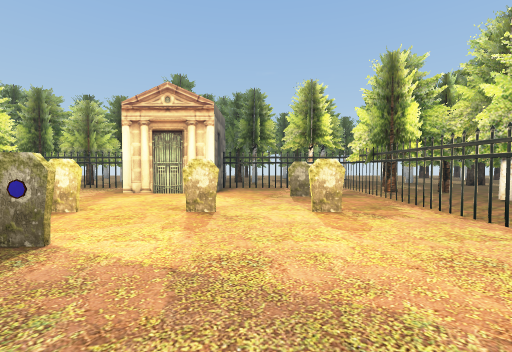
view 1 (above)

14 first-person views from a walk through a Unity game level. The camera is 1.5 m above the floor, tilts 2° down and sees 90° across. The floor is counted in squares, 2 m on a side. Each view is taken from the middle of a square. On the plan, view 1 faces up. The plan holds only what a view shows up to about 9 squares ahead; the rest is blank. The place goes on beyond the plan. The player character is not drawn.

view 2
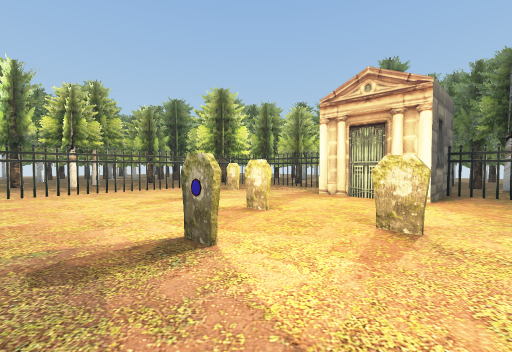

view 3
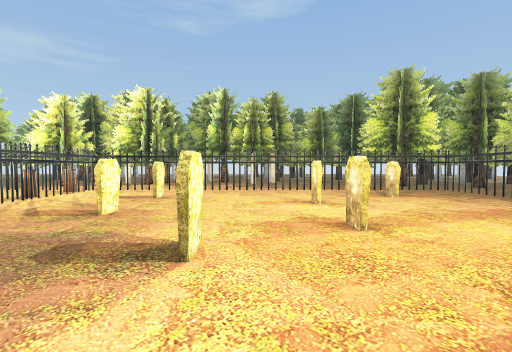

view 4
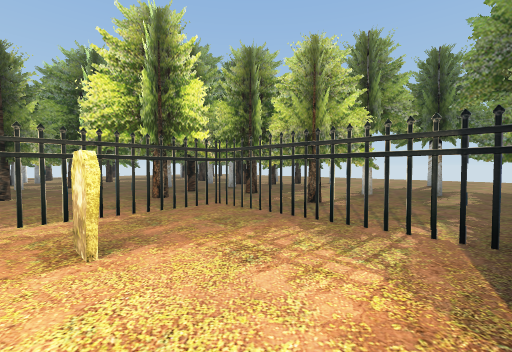

view 5
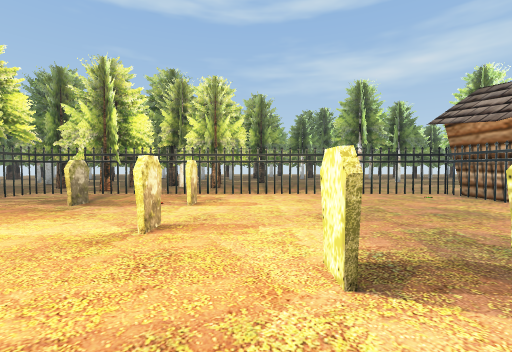

view 6
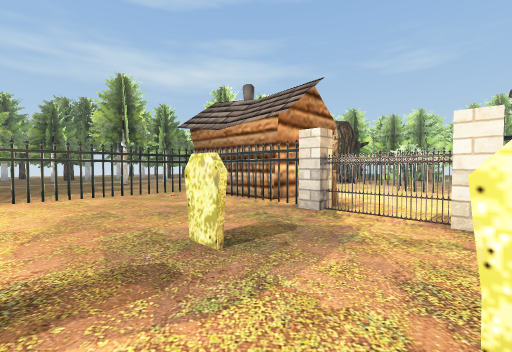

view 7
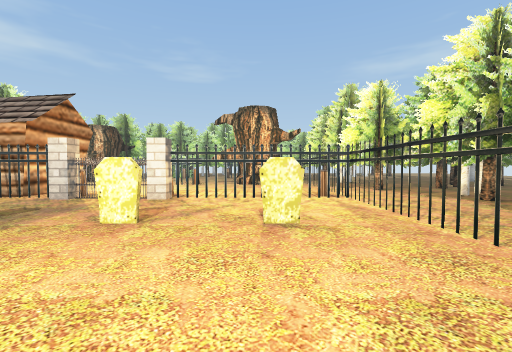

view 8
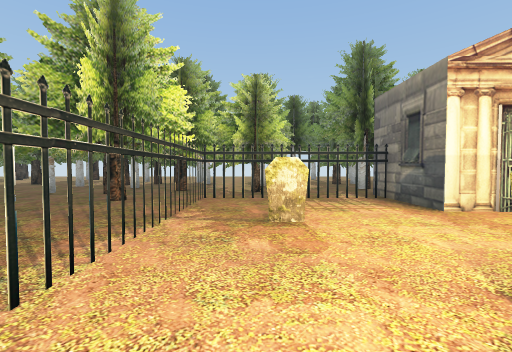

view 9
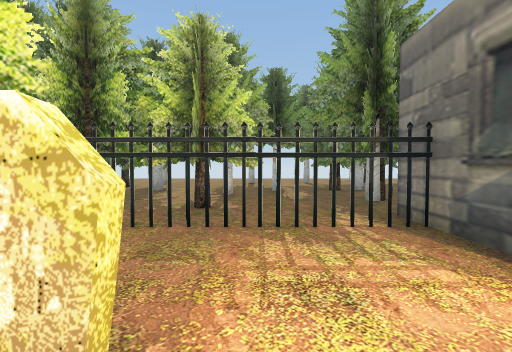

view 10
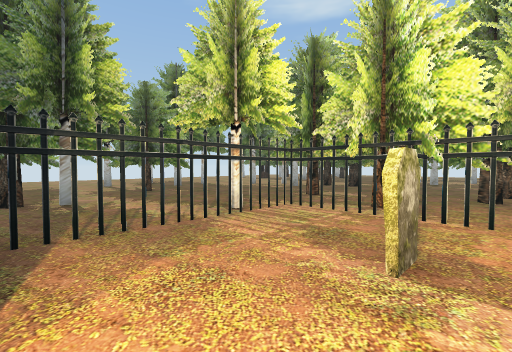

view 11
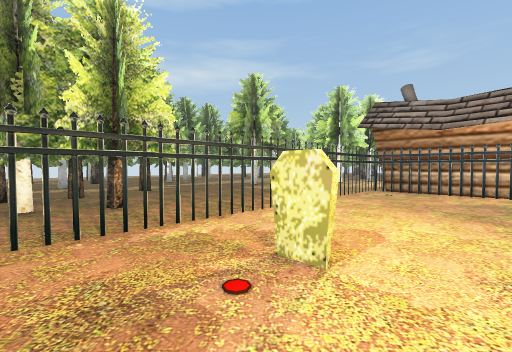

view 12
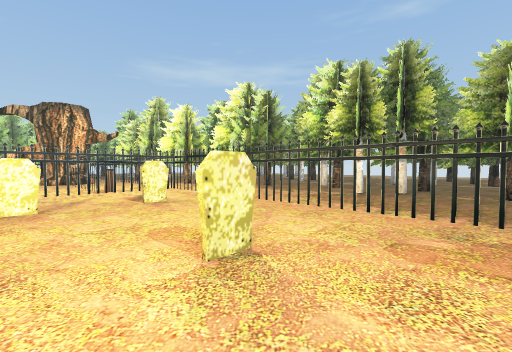

view 13
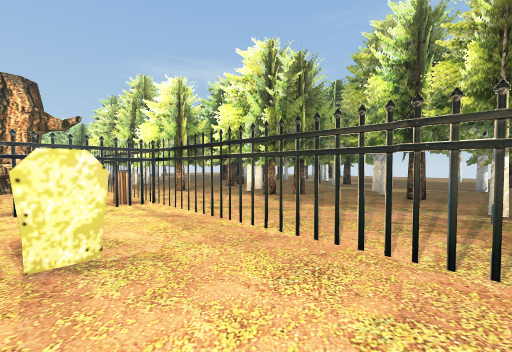

view 14
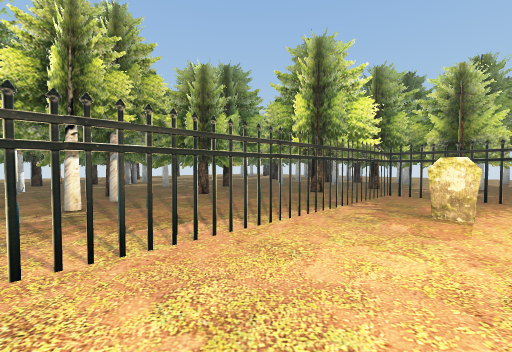

### Floor plan
Key: @ floor where view 1 was taken; # wall or solid block; . floor; = window, fence, low wall or low ledge; T tree; O other object.
Columns run from 11 left of view 1 to 6 right of it. Each row starts with its distance up from view 1.
 12 TTT=== TTOTT=
 11  TTTTT.TTT==....T=
 10 T=T=T==O  O==T=TT
  9  T=.....OO.....=T
  8  .=.....OO....=TTT
  7 =.=.#.......#.=TTT
  6 T.=...........===T
  5 =.=............=TT
  4  .=...#.#.#.#..=TO
  3 T.=............=
  2  .=............=.
  1  .=..#.#.......=.
  0 =.=........@...=.
 -1 T==............=.
 -2 TT=....===.....=.
 -3 T .====#..=====..
 -4 TT==.=.... O
 -5 OTT= =

Positions as (right, up) in squares from view 1, and headings:
1: (0, 0), facing up
2: (0, 1), facing up-left
3: (0, 3), facing left
4: (-4, 6), facing up-left
5: (-4, 3), facing right
6: (-4, 2), facing down-right
7: (-6, 4), facing down
8: (-7, 3), facing up
9: (-6, 6), facing up
10: (-1, 6), facing up-right
11: (0, 6), facing down-right
12: (-4, 6), facing down-left
13: (-6, 3), facing down-left
14: (-6, 2), facing up-left
